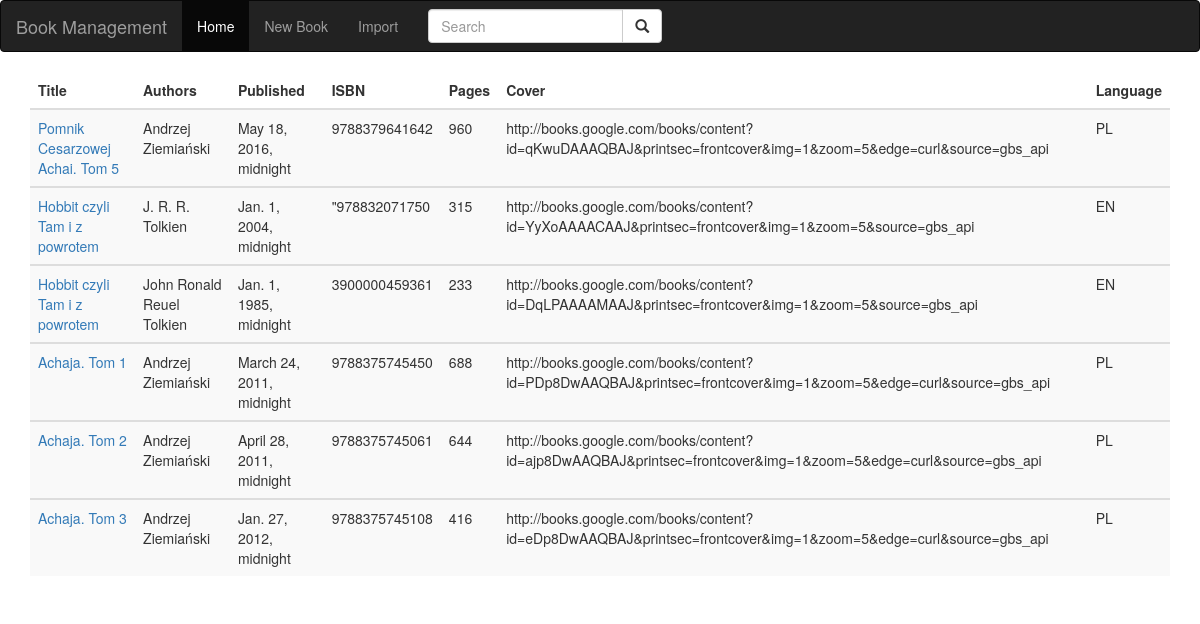
The page / on the database its author committed.
### books_app/models.py (models this page shows, shortened)
class Book(models.Model):
    title = models.CharField(max_length=50)
    authors = models.CharField(max_length=50)
    published_date = models.DateTimeField()
    isbn_number = models.CharField(max_length=13)
    page_count = models.PositiveSmallIntegerField()
    cover_link = models.URLField()
    language = models.CharField(max_length=3)
    create_date = models.DateTimeField(default=django.utils.timezone.now)

### books_app/views.py (the view)
# urls.py: path('', BooksListView.as_view(), name='book_list'),
class BooksListView(ListView):
    model = Book
    template_name = 'books_app/index.html'
    context_object_name = 'books'
    ordering = ['-create_date']

### books_app/templates/books_app/index.html
{% extends 'books_app/base.html' %}
{% block content %}
    <div class="container">
      <table class="table table-striped">
        <thead>
          <tr>
            <th>Title</th>
            <th>Authors</th>
            <th>Published</th>
            <th>ISBN</th>
            <th>Pages</th>
            <th>Cover</th>
            <th>Language</th>
          </tr>
        </thead>
        {% for book in books %}
          <tbody>
            <tr>
              <td><a href="{% url 'book_detail' book.id %}">{{ book.title }}</a></td>
              <td>{{ book.authors}}</td>
              <td>{{ book.published_date}}</td>
              <td>{{ book.isbn_number }}</td>
              <td>{{ book.page_count }}</td>
              <td>{{ book.cover_link }}</td>
              <td>{{ book.language }}</td>
            </tr>
          </tbody>
        {% endfor%}
      </table>
    </div>
{% endblock content %}

### books_app/templates/books_app/base.html (shortened to what this page needs)
<!DOCTYPE html>
<html lang="en">
<head>
  <link rel="stylesheet" href="https://maxcdn.bootstrapcdn.com/bootstrap/3.4.1/css/bootstrap.min.css">
</head>
<body>
<nav class="navbar navbar-inverse">
  <div class="container-fluid">
    <div class="navbar-header">
      <a class="navbar-brand" href="{% url 'book_list' %}">Book Management</a>
    </div>
    <ul class="nav navbar-nav">
      <li class="active"><a href="{% url 'book_list' %}">Home</a></li>
      <li><a href="{% url 'book_create' %}">New Book</a></li>
      <li><a href="#">Import</a></li>
    </ul>
    <form class="navbar-form navbar-left" action="{% url 'book_search' %}" method="get">
      <div class="input-group">
        <input type="text" class="form-control" placeholder="Search" name="search">
        <div class="input-group-btn">
          <button class="btn btn-default" type="submit">
            <i class="glyphicon glyphicon-search"></i>
          </button>
        </div>
      </div>
    </form>
  </div>
</nav>
{% block content %}
{% endblock content%}
</body>
</html>

### books_app/templates/books_app/base.html (style rules this page uses)
.form-control { width: 80%; }

### rows shown on the page
Book: title "Pomnik Cesarzowej Achai. Tom 5", authors "Andrzej Ziemiański", published_date "May 18, 2016, midnight", isbn_number "9788379641642", page_count "960", cover_link "http://books.google.com/books/content?id=qKwuDAAAQBAJ&printsec=frontcover&img=1&zoom=5&edge=curl&source=gbs_api", language "PL"
Book: title "Hobbit czyli Tam i z powrotem", authors "J. R. R. Tolkien", published_date "Jan. 1, 2004, midnight", isbn_number "\"978832071750", page_count "315", cover_link "http://books.google.com/books/content?id=YyXoAAAACAAJ&printsec=frontcover&img=1&zoom=5&source=gbs_api", language "EN"
Book: title "Hobbit czyli Tam i z powrotem", authors "John Ronald Reuel Tolkien", published_date "Jan. 1, 1985, midnight", isbn_number "3900000459361", page_count "233", cover_link "http://books.google.com/books/content?id=DqLPAAAAMAAJ&printsec=frontcover&img=1&zoom=5&source=gbs_api", language "EN"
Book: title "Achaja. Tom 1", authors "Andrzej Ziemiański", published_date "March 24, 2011, midnight", isbn_number "9788375745450", page_count "688", cover_link "http://books.google.com/books/content?id=PDp8DwAAQBAJ&printsec=frontcover&img=1&zoom=5&edge=curl&source=gbs_api", language "PL"
Book: title "Achaja. Tom 2", authors "Andrzej Ziemiański", published_date "April 28, 2011, midnight", isbn_number "9788375745061", page_count "644", cover_link "http://books.google.com/books/content?id=ajp8DwAAQBAJ&printsec=frontcover&img=1&zoom=5&edge=curl&source=gbs_api", language "PL"
Book: title "Achaja. Tom 3", authors "Andrzej Ziemiański", published_date "Jan. 27, 2012, midnight", isbn_number "9788375745108", page_count "416", cover_link "http://books.google.com/books/content?id=eDp8DwAAQBAJ&printsec=frontcover&img=1&zoom=5&edge=curl&source=gbs_api", language "PL"
